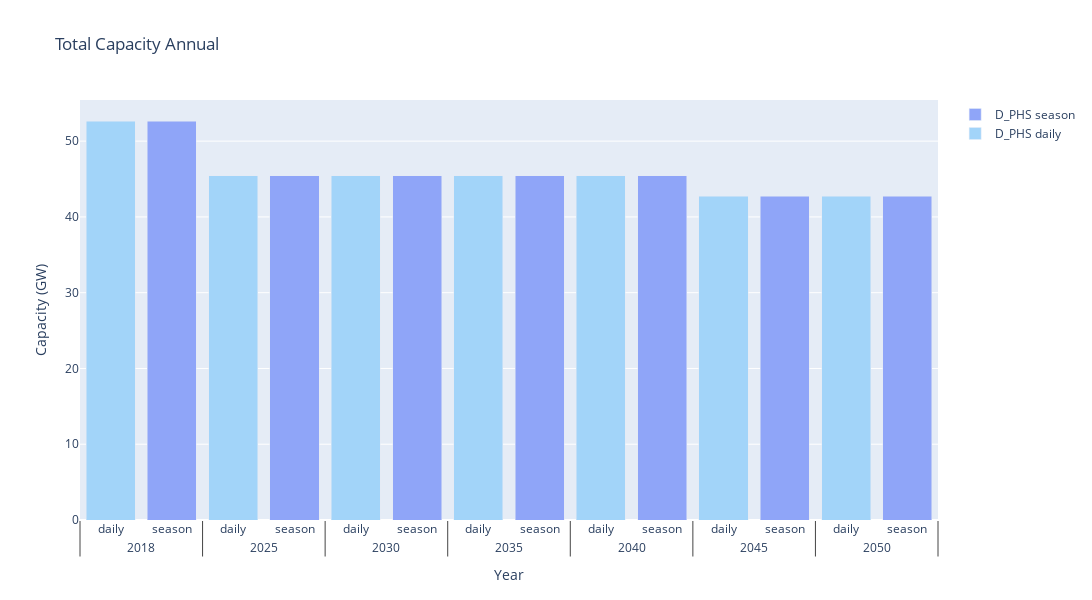
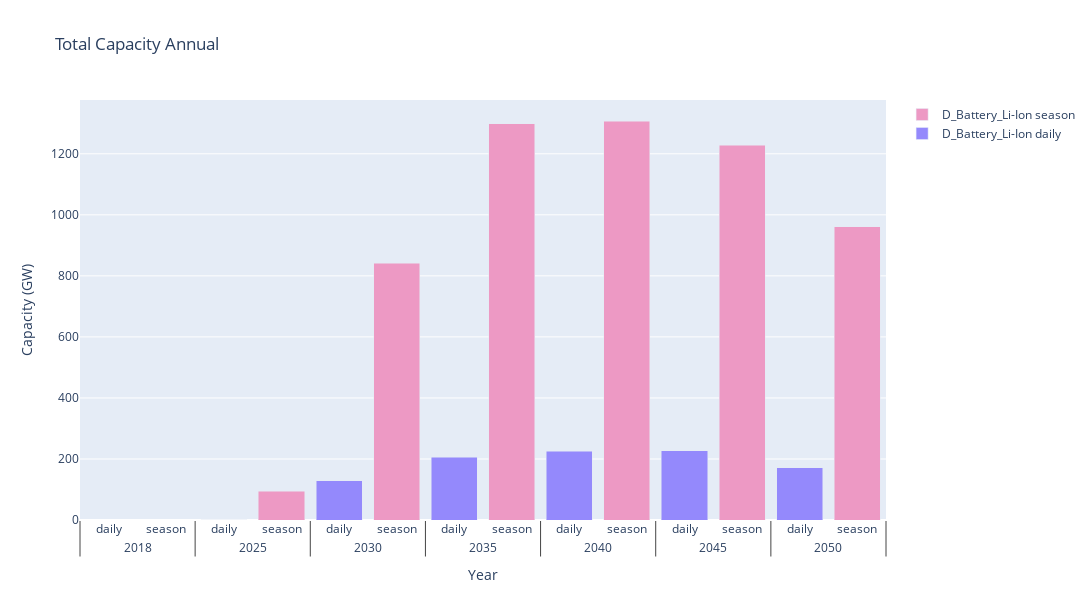
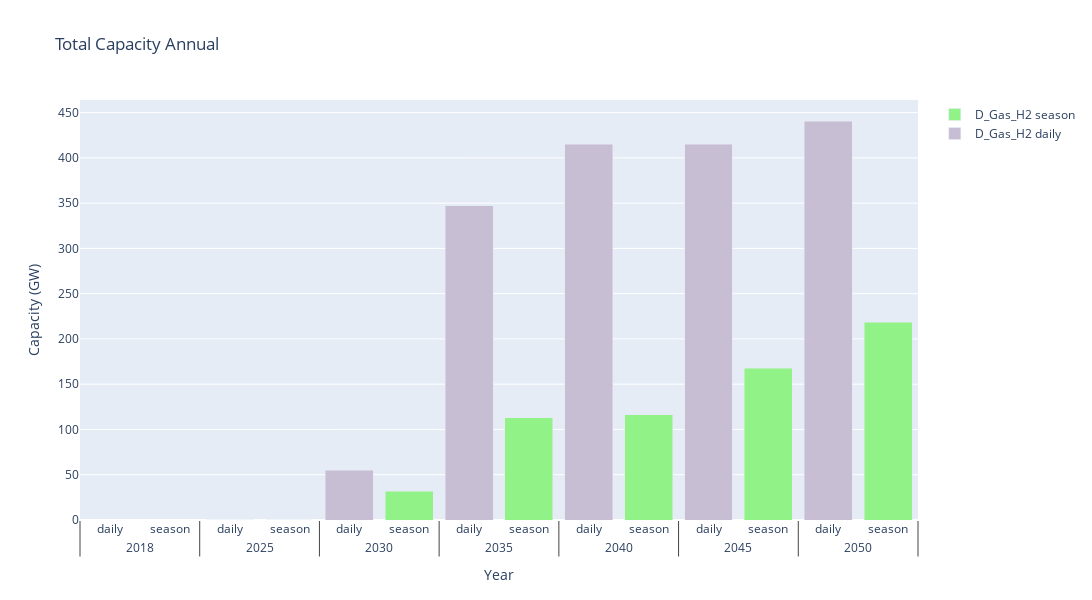
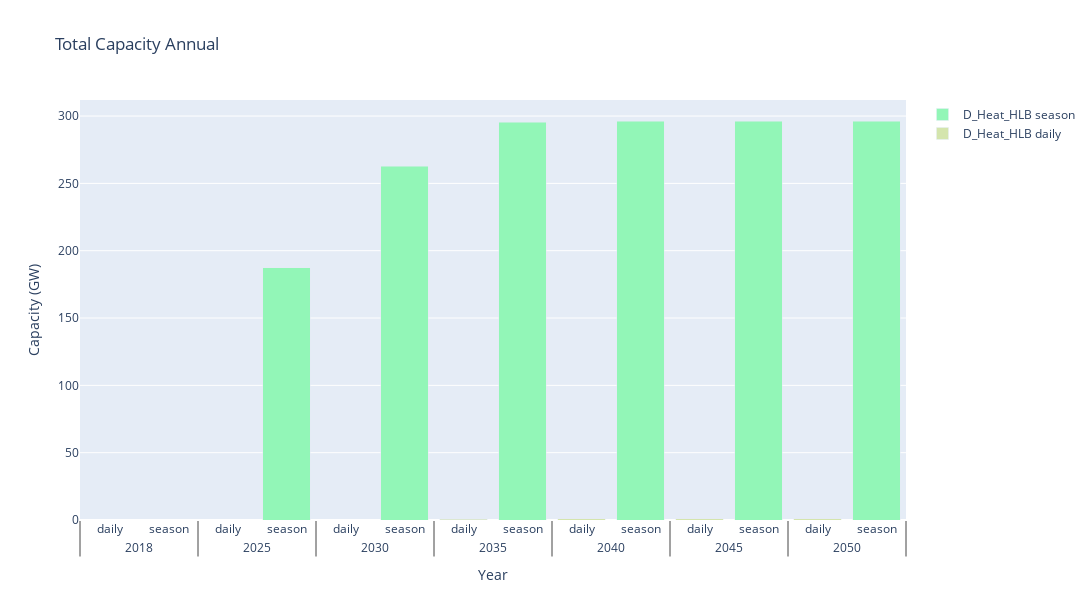

The notebook cell these images were saved under, in order:
### Code cell
for tech in techs_over_zero_capacity:
    bar_capacity_evolution_fig(tech, REGION, DAILY_DATA, SEASON_DATA, write_fig=WRITE_FIGS).show()
#bar_capacity_evolution_fig("D_Battery_Li-Ion", REGION, DAILY_DATA, SEASON_DATA, write_fig=WRITE_FIGS).show()

### Figure 1 — Plotly figure (JSON) as saved in the notebook; plotly's stock layout.template omitted (floating-point values rounded to 4 significant figures)
{"data": [{"marker": {"color": "#a2d4f9"}, "name": "D_PHS daily", "showlegend": true, "type": "bar", "x": [["2018", "2025", "2030", "2035", "2040", "2045", "2050"], ["daily", "daily", "daily", "daily", "daily", "daily", "daily"]], "y": [52.66, 45.46, 45.46, 45.46, 45.46, 42.72, 42.72]}, {"marker": {"color": "#8fa5f8"}, "name": "D_PHS season", "showlegend": true, "type": "bar", "x": [["2018", "2025", "2030", "2035", "2040", "2045", "2050"], ["season", "season", "season", "season", "season", "season", "season"]], "y": [52.66, 45.46, 45.46, 45.46, 45.46, 42.72, 42.72]}], "layout": {"barmode": "stack", "height": 600, "title": {"text": "Total Capacity Annual"}, "width": 1200, "xaxis": {"title": {"text": "Year"}}, "yaxis": {"title": {"text": "Capacity (GW)"}}}}

### Figure 2 — Plotly figure (JSON) as saved in the notebook; plotly's stock layout.template omitted (floating-point values rounded to 4 significant figures)
{"data": [{"marker": {"color": "#9489fc"}, "name": "D_Battery_Li-Ion daily", "showlegend": true, "type": "bar", "x": [["2018", "2025", "2030", "2035", "2040", "2045", "2050"], ["daily", "daily", "daily", "daily", "daily", "daily", "daily"]], "y": [0, 1.411, 128.0, 205.7, 224.6, 227.4, 171.6]}, {"marker": {"color": "#ed99c4"}, "name": "D_Battery_Li-Ion season", "showlegend": true, "type": "bar", "x": [["2018", "2025", "2030", "2035", "2040", "2045", "2050"], ["season", "season", "season", "season", "season", "season", "season"]], "y": [0, 94.48, 841.2, 1299.0, 1308.0, 1228.0, 961.3]}], "layout": {"barmode": "stack", "height": 600, "title": {"text": "Total Capacity Annual"}, "width": 1200, "xaxis": {"title": {"text": "Year"}}, "yaxis": {"title": {"text": "Capacity (GW)"}}}}

### Figure 3 — Plotly figure (JSON) as saved in the notebook; plotly's stock layout.template omitted (floating-point values rounded to 4 significant figures)
{"data": [{"marker": {"color": "#c7bed3"}, "name": "D_Gas_H2 daily", "showlegend": true, "type": "bar", "x": [["2018", "2025", "2030", "2035", "2040", "2045", "2050"], ["daily", "daily", "daily", "daily", "daily", "daily", "daily"]], "y": [0, 0.3933, 55.14, 346.9, 414.9, 414.9, 440.7]}, {"marker": {"color": "#91f387"}, "name": "D_Gas_H2 season", "showlegend": true, "type": "bar", "x": [["2018", "2025", "2030", "2035", "2040", "2045", "2050"], ["season", "season", "season", "season", "season", "season", "season"]], "y": [0, 0.1713, 31.99, 112.8, 116.1, 167.8, 218.6]}], "layout": {"barmode": "stack", "height": 600, "title": {"text": "Total Capacity Annual"}, "width": 1200, "xaxis": {"title": {"text": "Year"}}, "yaxis": {"title": {"text": "Capacity (GW)"}}}}

### Figure 4 — Plotly figure (JSON) as saved in the notebook; plotly's stock layout.template omitted (floating-point values rounded to 4 significant figures)
{"data": [{"marker": {"color": "#d4e5ad"}, "name": "D_Heat_HLB daily", "showlegend": true, "type": "bar", "x": [["2018", "2025", "2030", "2035", "2040", "2045", "2050"], ["daily", "daily", "daily", "daily", "daily", "daily", "daily"]], "y": [0, 0, 0, 0.5177, 0.7538, 0.7556, 0.8391]}, {"marker": {"color": "#92f6b7"}, "name": "D_Heat_HLB season", "showlegend": true, "type": "bar", "x": [["2018", "2025", "2030", "2035", "2040", "2045", "2050"], ["season", "season", "season", "season", "season", "season", "season"]], "y": [0, 187.2, 262.7, 295.3, 296.3, 296.3, 296.3]}], "layout": {"barmode": "stack", "height": 600, "title": {"text": "Total Capacity Annual"}, "width": 1200, "xaxis": {"title": {"text": "Year"}}, "yaxis": {"title": {"text": "Capacity (GW)"}}}}
